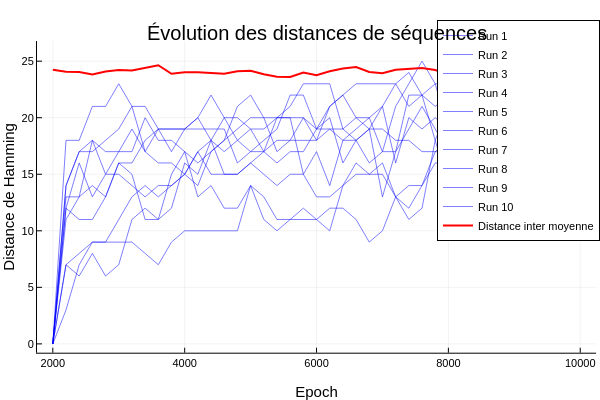

Write notebook code for a chart like this one.
### Markdown cell above
### Chain evolution

### Code cell
using .Benchmark: plot_distances_inter_intra, multi_init_seq_over_time

seq_over_time = multi_init_seq_over_time(target_number, all_ctc_maps, epochs=10000, beta=1000.0, threshold=2000, step=200, runs=10)

plot_distances_inter_intra(seq_over_time)

### Figure 1 — Plotly figure (JSON) as saved in the notebook; plotly's stock layout.template omitted (floating-point values rounded to 4 significant figures)
{"data": [{"colorbar": {"len": 0.8657, "title": "", "x": 0.9934, "y": 0.5087}, "legendgroup": "Run 1", "line": {"color": "rgba(0, 0, 255, 0.500)", "dash": "solid", "shape": "linear", "width": 1}, "mode": "lines", "name": "Run 1", "showlegend": true, "type": "scatter", "x": [2000, 2200, 2400, 2600, 2800, 3000, 3200, 3400, 3600, 3800, 4000, 4200, 4400, 4600, 4800, 5000, 5200, 5400, 5600, 5800, 6000, 6200, 6400, 6600, 6800, 7000, 7200, 7400, 7600, 7800, 8000, 8200, 8400, 8600, 8800, 9000, 9200, 9400, 9600, 9800, 10000], "xaxis": "x", "y": [0, 13, 13, 18, 15, 17, 19, 17, 19, 17, 19, 20, 18, 20, 20, 19, 17, 18, 18, 20, 18, 21, 22, 23, 23, 23, 23, 24, 22, 21, 22, 23, 22, 23, 23, 20, 18, 21, 21, 21, 20], "yaxis": "y"}, {"colorbar": {"len": 0.8657, "title": "", "x": 0.9934, "y": 0.5087}, "legendgroup": "Run 2", "line": {"color": "rgba(0, 0, 255, 0.500)", "dash": "solid", "shape": "linear", "width": 1}, "mode": "lines", "name": "Run 2", "showlegend": true, "type": "scatter", "x": [2000, 2200, 2400, 2600, 2800, 3000, 3200, 3400, 3600, 3800, 4000, 4200, 4400, 4600, 4800, 5000, 5200, 5400, 5600, 5800, 6000, 6200, 6400, 6600, 6800, 7000, 7200, 7400, 7600, 7800, 8000, 8200, 8400, 8600, 8800, 9000, 9200, 9400, 9600, 9800, 10000], "xaxis": "x", "y": [0, 12, 11, 11, 13, 16, 16, 18, 19, 19, 19, 19, 19, 19, 16, 17, 17, 20, 20, 20, 19, 21, 22, 20, 19, 19, 18, 18, 17, 17, 17, 17, 18, 17, 18, 18, 20, 19, 16, 17, 17], "yaxis": "y"}, {"colorbar": {"len": 0.8657, "title": "", "x": 0.9934, "y": 0.5087}, "legendgroup": "Run 3", "line": {"color": "rgba(0, 0, 255, 0.500)", "dash": "solid", "shape": "linear", "width": 1}, "mode": "lines", "name": "Run 3", "showlegend": true, "type": "scatter", "x": [2000, 2200, 2400, 2600, 2800, 3000, 3200, 3400, 3600, 3800, 4000, 4200, 4400, 4600, 4800, 5000, 5200, 5400, 5600, 5800, 6000, 6200, 6400, 6600, 6800, 7000, 7200, 7400, 7600, 7800, 8000, 8200, 8400, 8600, 8800, 9000, 9200, 9400, 9600, 9800, 10000], "xaxis": "x", "y": [0, 14, 17, 17, 18, 19, 21, 17, 16, 16, 15, 14, 17, 18, 19, 20, 20, 17, 18, 18, 18, 19, 19, 18, 19, 21, 23, 21, 22, 23, 19, 16, 20, 18, 22, 18, 18, 17, 17, 16, 19], "yaxis": "y"}, {"colorbar": {"len": 0.8657, "title": "", "x": 0.9934, "y": 0.5087}, "legendgroup": "Run 4", "line": {"color": "rgba(0, 0, 255, 0.500)", "dash": "solid", "shape": "linear", "width": 1}, "mode": "lines", "name": "Run 4", "showlegend": true, "type": "scatter", "x": [2000, 2200, 2400, 2600, 2800, 3000, 3200, 3400, 3600, 3800, 4000, 4200, 4400, 4600, 4800, 5000, 5200, 5400, 5600, 5800, 6000, 6200, 6400, 6600, 6800, 7000, 7200, 7400, 7600, 7800, 8000, 8200, 8400, 8600, 8800, 9000, 9200, 9400, 9600, 9800, 10000], "xaxis": "x", "y": [0, 14, 17, 18, 17, 17, 17, 20, 18, 18, 17, 16, 17, 18, 21, 22, 20, 20, 21, 23, 23, 23, 19, 20, 20, 21, 16, 20, 19, 20, 19, 20, 20, 20, 21, 19, 20, 17, 20, 18, 21], "yaxis": "y"}, {"colorbar": {"len": 0.8657, "title": "", "x": 0.9934, "y": 0.5087}, "legendgroup": "Run 5", "line": {"color": "rgba(0, 0, 255, 0.500)", "dash": "solid", "shape": "linear", "width": 1}, "mode": "lines", "name": "Run 5", "showlegend": true, "type": "scatter", "x": [2000, 2200, 2400, 2600, 2800, 3000, 3200, 3400, 3600, 3800, 4000, 4200, 4400, 4600, 4800, 5000, 5200, 5400, 5600, 5800, 6000, 6200, 6400, 6600, 6800, 7000, 7200, 7400, 7600, 7800, 8000, 8200, 8400, 8600, 8800, 9000, 9200, 9400, 9600, 9800, 10000], "xaxis": "x", "y": [0, 12, 16, 13, 15, 15, 14, 13, 14, 14, 15, 17, 18, 15, 15, 16, 15, 14, 15, 15, 13, 13, 14, 16, 15, 16, 13, 12, 14, 17, 18, 17, 15, 15, 18, 19, 21, 22, 21, 22, 19], "yaxis": "y"}, {"colorbar": {"len": 0.8657, "title": "", "x": 0.9934, "y": 0.5087}, "legendgroup": "Run 6", "line": {"color": "rgba(0, 0, 255, 0.500)", "dash": "solid", "shape": "linear", "width": 1}, "mode": "lines", "name": "Run 6", "showlegend": true, "type": "scatter", "x": [2000, 2200, 2400, 2600, 2800, 3000, 3200, 3400, 3600, 3800, 4000, 4200, 4400, 4600, 4800, 5000, 5200, 5400, 5600, 5800, 6000, 6200, 6400, 6600, 6800, 7000, 7200, 7400, 7600, 7800, 8000, 8200, 8400, 8600, 8800, 9000, 9200, 9400, 9600, 9800, 10000], "xaxis": "x", "y": [0, 7, 8, 9, 9, 11, 13, 14, 13, 14, 15, 17, 15, 15, 15, 16, 17, 16, 17, 17, 19, 19, 18, 19, 20, 17, 17, 22, 22, 18, 21, 22, 23, 25, 26, 24, 25, 25, 25, 26, 25], "yaxis": "y"}, {"colorbar": {"len": 0.8657, "title": "", "x": 0.9934, "y": 0.5087}, "legendgroup": "Run 7", "line": {"color": "rgba(0, 0, 255, 0.500)", "dash": "solid", "shape": "linear", "width": 1}, "mode": "lines", "name": "Run 7", "showlegend": true, "type": "scatter", "x": [2000, 2200, 2400, 2600, 2800, 3000, 3200, 3400, 3600, 3800, 4000, 4200, 4400, 4600, 4800, 5000, 5200, 5400, 5600, 5800, 6000, 6200, 6400, 6600, 6800, 7000, 7200, 7400, 7600, 7800, 8000, 8200, 8400, 8600, 8800, 9000, 9200, 9400, 9600, 9800, 10000], "xaxis": "x", "y": [0, 11, 13, 14, 13, 16, 15, 11, 11, 12, 16, 15, 18, 17, 18, 17, 18, 19, 22, 22, 19, 20, 16, 18, 16, 17, 21, 23, 25, 23, 23, 20, 20, 22, 22, 21, 20, 24, 24, 22, 22], "yaxis": "y"}, {"colorbar": {"len": 0.8657, "title": "", "x": 0.9934, "y": 0.5087}, "legendgroup": "Run 8", "line": {"color": "rgba(0, 0, 255, 0.500)", "dash": "solid", "shape": "linear", "width": 1}, "mode": "lines", "name": "Run 8", "showlegend": true, "type": "scatter", "x": [2000, 2200, 2400, 2600, 2800, 3000, 3200, 3400, 3600, 3800, 4000, 4200, 4400, 4600, 4800, 5000, 5200, 5400, 5600, 5800, 6000, 6200, 6400, 6600, 6800, 7000, 7200, 7400, 7600, 7800, 8000, 8200, 8400, 8600, 8800, 9000, 9200, 9400, 9600, 9800, 10000], "xaxis": "x", "y": [0, 3, 7, 9, 9, 9, 9, 8, 7, 9, 10, 10, 10, 10, 10, 14, 13, 11, 11, 12, 11, 10, 14, 15, 15, 15, 13, 14, 14, 16, 16, 17, 15, 14, 12, 14, 15, 13, 13, 15, 14], "yaxis": "y"}, {"colorbar": {"len": 0.8657, "title": "", "x": 0.9934, "y": 0.5087}, "legendgroup": "Run 9", "line": {"color": "rgba(0, 0, 255, 0.500)", "dash": "solid", "shape": "linear", "width": 1}, "mode": "lines", "name": "Run 9", "showlegend": true, "type": "scatter", "x": [2000, 2200, 2400, 2600, 2800, 3000, 3200, 3400, 3600, 3800, 4000, 4200, 4400, 4600, 4800, 5000, 5200, 5400, 5600, 5800, 6000, 6200, 6400, 6600, 6800, 7000, 7200, 7400, 7600, 7800, 8000, 8200, 8400, 8600, 8800, 9000, 9200, 9400, 9600, 9800, 10000], "xaxis": "x", "y": [0, 18, 18, 21, 21, 23, 21, 21, 19, 19, 19, 20, 22, 20, 18, 19, 19, 20, 20, 15, 17, 14, 18, 18, 19, 13, 17, 19, 21, 19, 17, 19, 19, 22, 22, 21, 22, 21, 21, 21, 21], "yaxis": "y"}, {"colorbar": {"len": 0.8657, "title": "", "x": 0.9934, "y": 0.5087}, "legendgroup": "Run 10", "line": {"color": "rgba(0, 0, 255, 0.500)", "dash": "solid", "shape": "linear", "width": 1}, "mode": "lines", "name": "Run 10", "showlegend": true, "type": "scatter", "x": [2000, 2200, 2400, 2600, 2800, 3000, 3200, 3400, 3600, 3800, 4000, 4200, 4400, 4600, 4800, 5000, 5200, 5400, 5600, 5800, 6000, 6200, 6400, 6600, 6800, 7000, 7200, 7400, 7600, 7800, 8000, 8200, 8400, 8600, 8800, 9000, 9200, 9400, 9600, 9800, 10000], "xaxis": "x", "y": [0, 7, 6, 8, 6, 7, 11, 12, 11, 15, 17, 13, 14, 12, 12, 14, 11, 10, 11, 11, 11, 12, 12, 11, 9, 10, 13, 11, 12, 18, 14, 15, 15, 16, 18, 17, 18, 18, 20, 18, 18], "yaxis": "y"}, {"colorbar": {"len": 0.8657, "title": "", "x": 0.9934, "y": 0.5087}, "legendgroup": "Distance inter moyenne", "line": {"color": "rgba(255, 0, 0, 1.000)", "dash": "solid", "shape": "linear", "width": 2}, "mode": "lines", "name": "Distance inter moyenne", "showlegend": true, "type": "scatter", "x": [2000, 2200, 2400, 2600, 2800, 3000, 3200, 3400, 3600, 3800, 4000, 4200, 4400, 4600, 4800, 5000, 5200, 5400, 5600, 5800, 6000, 6200, 6400, 6600, 6800, 7000, 7200, 7400, 7600, 7800, 8000, 8200, 8400, 8600, 8800, 9000, 9200, 9400, 9600, 9800, 10000], "xaxis": "x", "y": [24.24, 24.07, 24.04, 23.82, 24.09, 24.22, 24.18, 24.44, 24.64, 23.89, 24.02, 24.02, 23.96, 23.89, 24.11, 24.16, 23.84, 23.62, 23.6, 24, 23.76, 24.11, 24.36, 24.49, 24.04, 23.93, 24.24, 24.36, 24.4, 24.22, 23.84, 24.07, 23.96, 24.11, 23.22, 23.58, 23.27, 23.33, 23.36, 23.58, 23.53], "yaxis": "y"}], "layout": {"annotations": [{"font": {"color": "rgba(0, 0, 0, 1.000)", "family": "sans-serif", "size": 20}, "rotation": 0, "showarrow": false, "text": "Évolution des distances de séquences", "x": 0.5275, "xanchor": "center", "xref": "paper", "y": 1, "yanchor": "top", "yref": "paper"}], "height": 400, "legend": {"bgcolor": "rgba(255, 255, 255, 1.000)", "bordercolor": "rgba(0, 0, 0, 1.000)", "borderwidth": 1, "font": {"color": "rgba(0, 0, 0, 1.000)", "family": "sans-serif", "size": 11}, "title": {"font": {"color": "rgba(0, 0, 0, 1.000)", "family": "sans-serif", "size": 15}, "text": ""}, "tracegroupgap": 0, "traceorder": "normal", "x": 1, "xanchor": "auto", "y": 1, "yanchor": "auto"}, "margin": {"b": 20, "l": 0, "r": 0, "t": 20}, "paper_bgcolor": "rgba(255, 255, 255, 1.000)", "plot_bgcolor": "rgba(255, 255, 255, 1.000)", "showlegend": true, "width": 600, "xaxis": {"anchor": "y", "domain": [0.06165, 0.9934], "gridcolor": "rgba(0, 0, 0, 0.100)", "gridwidth": 0.5, "linecolor": "rgba(0, 0, 0, 1.000)", "mirror": false, "range": [1760, 10240], "showgrid": true, "showline": true, "showticklabels": true, "tickangle": 0, "tickcolor": "rgb(0, 0, 0)", "tickfont": {"color": "rgba(0, 0, 0, 1.000)", "family": "sans-serif", "size": 11}, "tickmode": "array", "ticks": "inside", "ticktext": ["2000", "4000", "6000", "8000", "10000"], "tickvals": [2000, 4000, 6000, 8000, 10000], "title": "Epoch", "titlefont": {"color": "rgba(0, 0, 0, 1.000)", "family": "sans-serif", "size": 15}, "type": "-", "visible": true, "zeroline": false, "zerolinecolor": "rgba(0, 0, 0, 1.000)"}, "yaxis": {"anchor": "x", "domain": [0.07581, 0.9415], "gridcolor": "rgba(0, 0, 0, 0.100)", "gridwidth": 0.5, "linecolor": "rgba(0, 0, 0, 1.000)", "mirror": false, "range": [-0.78, 26.78], "showgrid": true, "showline": true, "showticklabels": true, "tickangle": 0, "tickcolor": "rgb(0, 0, 0)", "tickfont": {"color": "rgba(0, 0, 0, 1.000)", "family": "sans-serif", "size": 11}, "tickmode": "array", "ticks": "inside", "ticktext": ["0", "5", "10", "15", "20", "25"], "tickvals": [0, 5, 10, 15, 20, 25], "title": "Distance de Hamming", "titlefont": {"color": "rgba(0, 0, 0, 1.000)", "family": "sans-serif", "size": 15}, "type": "-", "visible": true, "zeroline": false, "zerolinecolor": "rgba(0, 0, 0, 1.000)"}}}
